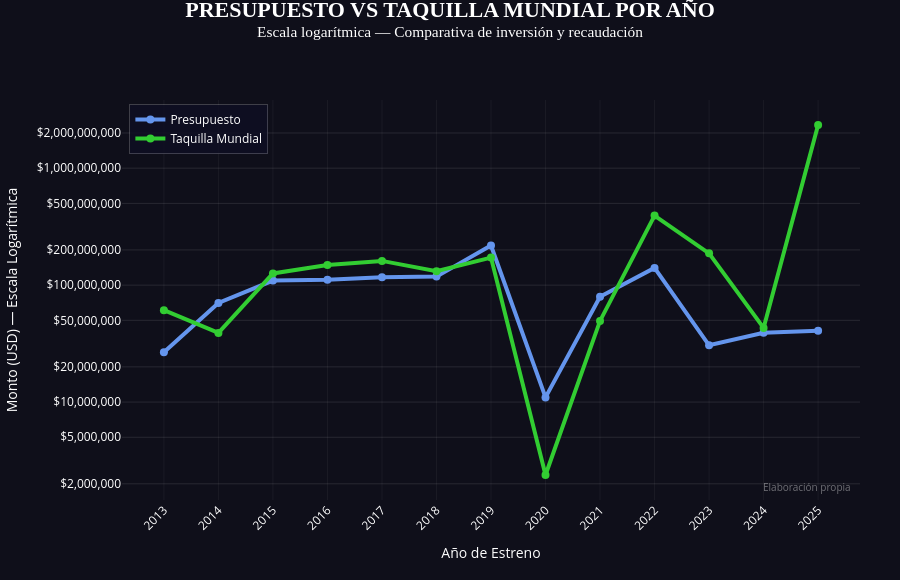

This figure's notebook cell:
### Code cell
import plotly.graph_objects as go

# ── Preparar datos ────────────────────────────────────────────────────────────
df_tiempo = (
    a24.groupby("AÑO ESTRENO")
    .agg(
        presupuesto=("PRESUPUESTO",     "sum"),
        taquilla   =("TAQUILLA MUNDIAL","sum"),
    )
    .reset_index()
    .sort_values("AÑO ESTRENO")
)

df_tiempo["AÑO ESTRENO"] = df_tiempo["AÑO ESTRENO"].astype(int)

# ── Figura ────────────────────────────────────────────────────────────────────
fig = go.Figure()

# Línea — Presupuesto
fig.add_trace(
    go.Scatter(
        x=df_tiempo["AÑO ESTRENO"],
        y=df_tiempo["presupuesto"],
        name="Presupuesto",
        mode="lines+markers",
        line=dict(color="cornflowerblue", width=4),
        marker=dict(size=8, color="cornflowerblue"),
        hovertemplate="<b>%{x}</b><br>Presupuesto: $%{y:,.0f}<extra></extra>",
    )
)

# Línea — Taquilla Mundial
fig.add_trace(
    go.Scatter(
        x=df_tiempo["AÑO ESTRENO"],
        y=df_tiempo["taquilla"],
        name="Taquilla Mundial",
        mode="lines+markers",
        line=dict(color="limegreen", width=4),
        marker=dict(size=8, color="limegreen"),
        hovertemplate="<b>%{x}</b><br>Taquilla: $%{y:,.0f}<extra></extra>",
    )
)

# ── Layout ────────────────────────────────────────────────────────────────────
fig.update_layout(
    title=dict(
        text="<b>PRESUPUESTO VS TAQUILLA MUNDIAL POR AÑO</b><br><sup>Escala logarítmica — Comparativa de inversión y recaudación</sup>",
        font=dict(size=22, color="white", family="Arial Black"),
        x=0.5,
        xanchor="center",
        y=0.97,
    ),

    paper_bgcolor="#0f0f1a",
    plot_bgcolor="#0f0f1a",

    xaxis=dict(
        title="Año de Estreno",
        color="white",
        gridcolor="rgba(255,255,255,0.05)",
        tickmode="linear",
        tickangle=-45,
        dtick=1,
    ),
    yaxis=dict(
        title="Monto (USD) — Escala Logarítmica",
        color="white",
        gridcolor="rgba(255,255,255,0.1)",
        type="log",                          # ✅ escala logarítmica
        tickformat="$,.0f",
        exponentformat="none",               # muestra números completos, no notación científica
    ),

    legend=dict(
        font=dict(color="white", size=12),
        bgcolor="rgba(15,15,35,0.85)",
        bordercolor="rgba(255,255,255,0.2)",
        borderwidth=1,
        x=0.01,
        y=0.99,
        xanchor="left",
        yanchor="top",
    ),

    font=dict(color="white"),
    margin={"r": 40, "t": 100, "l": 80, "b": 80},
    height=580,

    annotations=[
        dict(
            text="Elaboración propia",
            x=0.99, y=0.01,
            xref="paper", yref="paper",
            showarrow=False,
            font=dict(size=10, color="rgba(255,255,255,0.4)"),
            xanchor="right",
        )
    ],
)

fig.show()

### Figure 1 — Plotly figure (JSON) as saved in the notebook; plotly's stock layout.template omitted (floating-point values rounded to 4 significant figures)
{"data": [{"hovertemplate": "<b>%{x}</b><br>Presupuesto: $%{y:,.0f}<extra></extra>", "line": {"color": "cornflowerblue", "width": 4}, "marker": {"color": "cornflowerblue", "size": 8}, "mode": "lines+markers", "name": "Presupuesto", "type": "scatter", "x": [2013, 2014, 2015, 2016, 2017, 2018, 2019, 2020, 2021, 2022, 2023, 2024, 2025], "y": [26661845, 70400000, 109400000.0, 111500000.0, 116700000.0, 118200000.0, 218400000.0, 10960000.0, 79590000.0, 140400000.0, 30590000.0, 39130000.0, 40790000.0]}, {"hovertemplate": "<b>%{x}</b><br>Taquilla: $%{y:,.0f}<extra></extra>", "line": {"color": "limegreen", "width": 4}, "marker": {"color": "limegreen", "size": 8}, "mode": "lines+markers", "name": "Taquilla Mundial", "type": "scatter", "x": [2013, 2014, 2015, 2016, 2017, 2018, 2019, 2020, 2021, 2022, 2023, 2024, 2025], "y": [61019907, 39007284, 125887067, 148780815, 161137122, 131468609, 171898467, 2378712, 49397112, 393075765, 186944611, 43057160, 2340900000]}], "layout": {"annotations": [{"font": {"color": "rgba(255,255,255,0.4)", "size": 10}, "showarrow": false, "text": "Elaboración propia", "x": 0.99, "xanchor": "right", "xref": "paper", "y": 0.01, "yref": "paper"}], "font": {"color": "white"}, "height": 580, "legend": {"bgcolor": "rgba(15,15,35,0.85)", "bordercolor": "rgba(255,255,255,0.2)", "borderwidth": 1, "font": {"color": "white", "size": 12}, "x": 0.01, "xanchor": "left", "y": 0.99, "yanchor": "top"}, "margin": {"b": 80, "l": 80, "r": 40, "t": 100}, "paper_bgcolor": "#0f0f1a", "plot_bgcolor": "#0f0f1a", "title": {"font": {"color": "white", "family": "Arial Black", "size": 22}, "text": "<b>PRESUPUESTO VS TAQUILLA MUNDIAL POR AÑO</b><br><sup>Escala logarítmica — Comparativa de inversión y recaudación</sup>", "x": 0.5, "xanchor": "center", "y": 0.97}, "xaxis": {"color": "white", "dtick": 1, "gridcolor": "rgba(255,255,255,0.05)", "tickangle": -45, "tickmode": "linear", "title": {"text": "Año de Estreno"}}, "yaxis": {"color": "white", "exponentformat": "none", "gridcolor": "rgba(255,255,255,0.1)", "tickformat": "$,.0f", "title": {"text": "Monto (USD) — Escala Logarítmica"}, "type": "log"}}}
